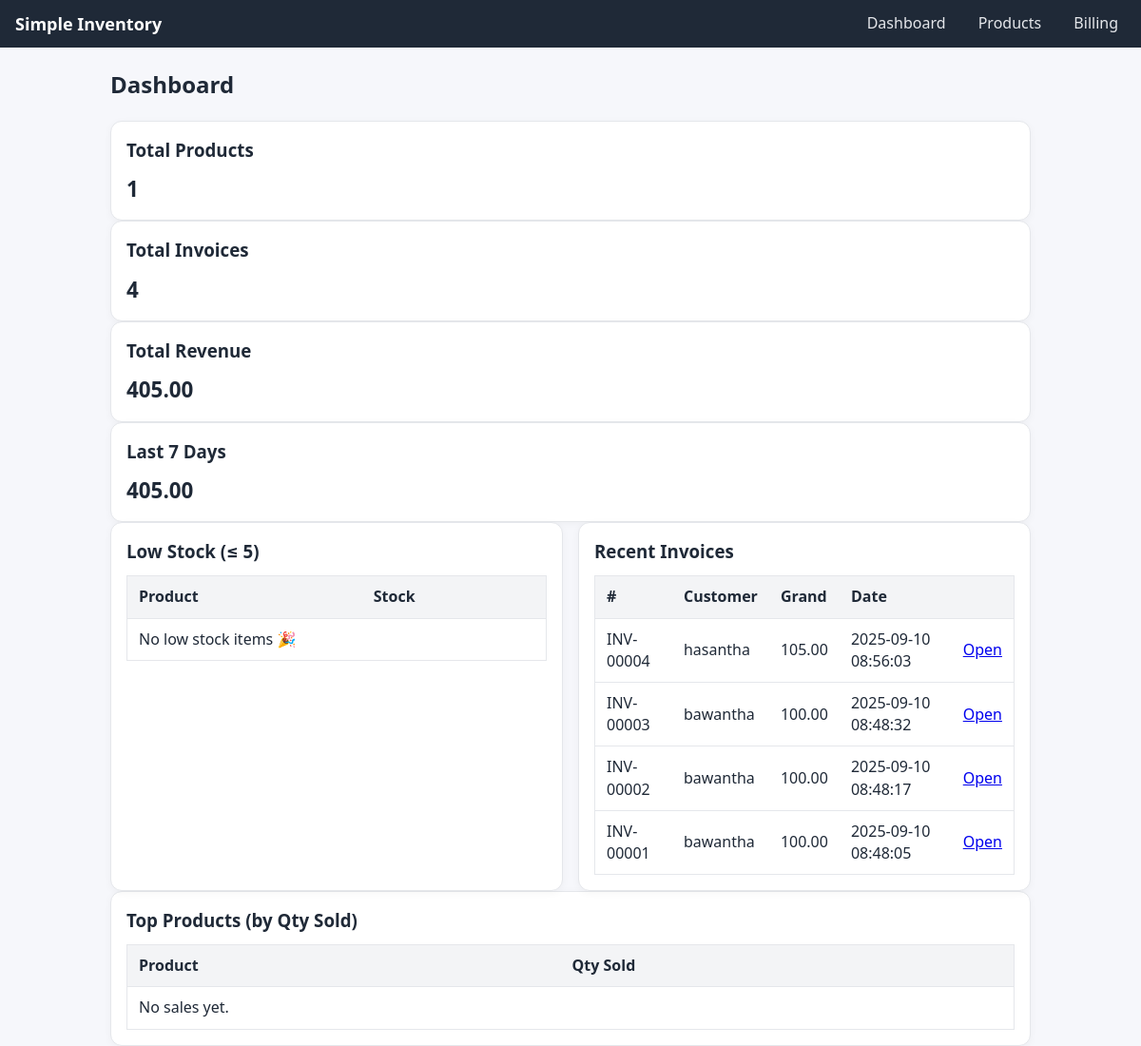
The page / on the database its author committed.
### tables this page shows
CREATE TABLE invoices(
            id INTEGER PRIMARY KEY AUTOINCREMENT,
            number TEXT UNIQUE,
            customer_name TEXT,
            total REAL DEFAULT 0,
            tax REAL DEFAULT 0,
            discount REAL DEFAULT 0,
            grand_total REAL DEFAULT 0,
            created_at TEXT DEFAULT (datetime('now'))
        );

### app.py (the view)
@app.route("/")
def index():
    with get_db() as db:
        product_count = db.execute("SELECT COUNT(*) c FROM products").fetchone()["c"]
        invoice_count = db.execute("SELECT COUNT(*) c FROM invoices").fetchone()["c"]
        revenue = db.execute("SELECT COALESCE(SUM(grand_total),0) rev FROM invoices").fetchone()["rev"]
        last7 = db.execute("""
            SELECT COALESCE(SUM(grand_total),0) rev7
            FROM invoices
            WHERE datetime(created_at) >= datetime('now','-7 days')
        """).fetchone()["rev7"]
        low_stock = db.execute("""
            SELECT id, name, stock
            FROM products
            WHERE stock <= 5
            ORDER BY stock ASC, name ASC
            LIMIT 10
        """).fetchall()
        recent_invoices = db.execute("""
            SELECT id, number, customer_name, grand_total, created_at
            FROM invoices
            ORDER BY id DESC
            LIMIT 5
        """).fetchall()
        top_products = db.execute("""
            SELECT p.name, SUM(ii.qty) AS qty_sold
            FROM invoice_items ii
            JOIN products p ON p.id = ii.product_id
            GROUP BY ii.product_id
            ORDER BY qty_sold DESC
            LIMIT 5
        """).fetchall()
    return render_template(
        "index.html",
        product_count=product_count,
        invoice_count=invoice_count,
        revenue=revenue,
        last7=last7,
        low_stock=low_stock,
        recent_invoices=recent_invoices,
        top_products=top_products
    )

### app.py (called while the page is built)
def get_db():
    conn = sqlite3.connect(DB)
    conn.row_factory = sqlite3.Row
    return conn

### templates/index.html
{% extends "base.html" %}
{% block content %}
<h2>Dashboard</h2>
<div class="cards">
  <div class="card"><h3>Total Products</h3><p>{{ product_count }}</p></div>
  <div class="card"><h3>Total Invoices</h3><p>{{ invoice_count }}</p></div>
  <div class="card"><h3>Total Revenue</h3><p>{{ '%.2f'|format(revenue or 0) }}</p></div>
  <div class="card"><h3>Last 7 Days</h3><p>{{ '%.2f'|format(last7 or 0) }}</p></div>
</div>
<div class="grid2">
  <div class="card">
    <h3>Low Stock (≤ 5)</h3>
    <table class="table">
      <thead><tr><th>Product</th><th>Stock</th></tr></thead>
      <tbody>
        {% for i in low_stock %}
          <tr><td>{{ i.name }}</td><td>{{ i.stock }}</td></tr>
        {% else %}
          <tr><td colspan="2">No low stock items 🎉</td></tr>
        {% endfor %}
      </tbody>
    </table>
  </div>
  <div class="card">
    <h3>Recent Invoices</h3>
    <table class="table">
      <thead><tr><th>#</th><th>Customer</th><th>Grand</th><th>Date</th><th></th></tr></thead>
      <tbody>
        {% for inv in recent_invoices %}
          <tr>
            <td>{{ inv.number }}</td>
            <td>{{ inv.customer_name }}</td>
            <td>{{ '%.2f'|format(inv.grand_total or 0) }}</td>
            <td>{{ inv.created_at }}</td>
            <td><a href="{{ url_for('view_invoice', invoice_id=inv.id) }}">Open</a></td>
          </tr>
        {% else %}
          <tr><td colspan="5">No invoices yet.</td></tr>
        {% endfor %}
      </tbody>
    </table>
  </div>
</div>
<div class="card">
  <h3>Top Products (by Qty Sold)</h3>
  <table class="table">
    <thead><tr><th>Product</th><th>Qty Sold</th></tr></thead>
    <tbody>
      {% for tp in top_products %}
        <tr><td>{{ tp.name }}</td><td>{{ tp.qty_sold }}</td></tr>
      {% else %}
        <tr><td colspan="2">No sales yet.</td></tr>
      {% endfor %}
    </tbody>
  </table>
</div>
{% endblock %}

### static/style.css (style rules this page uses)
* { box-sizing:border-box }
body { margin:0;font-family:system-ui,Arial,sans-serif;background:#f6f7fb;color:#1f2937;line-height:1.45 }
.card { background:#fff;border:1px solid #e5e7eb;border-radius:12px;padding:16px;box-shadow:0 2px 8px rgba(0,0,0,.04) }
.table { width:100%;border-collapse:collapse;background:#fff;border:1px solid #e5e7eb }
.table th,.table td { padding:10px 12px;border-bottom:1px solid #e5e7eb }
.table th { background:#f3f4f6;text-align:left }
.grid2 { display:grid; grid-template-columns:repeat(auto-fit,minmax(300px,1fr)); gap:16px; }
.cards .card p { font-size:1.4rem;font-weight:700;margin:6px 0 0 }
* { box-sizing: border-box; }
:root { --bg: #f6f7fb; --text: #1f2937; --muted: #6b7280; --card: #ffffff; --border: #e5e7eb; --primary: #2563eb; --primary-600: #1d4ed8; --danger: #dc2626; --danger-600: #b91c1c; }
html, body { height: 100%; }
body { margin: 0; font-family: system-ui, -apple-system, Segoe UI, Roboto, Arial, sans-serif; background: var(--bg); color: var(--text); line-height: 1.45; }
.grid, .grid2 { display: grid; gap: 16px; }
.grid2 { grid-template-columns: repeat(auto-fit, minmax(320px, 1fr)); }
.card { background: var(--card); border: 1px solid var(--border); border-radius: 12px; padding: 16px; box-shadow: 0 2px 8px rgba(0,0,0,.04); }
.card h3 { margin: 0 0 12px; }
.table { width: 100%; border-collapse: collapse; background: var(--card); border: 1px solid var(--border); }
.table th, .table td { padding: 10px 12px; border-bottom: 1px solid var(--border); vertical-align: middle; }
.table th { text-align: left; background: #f3f4f6; font-weight: 600; }

### rows shown on the page
invoices: number "INV-00004", customer_name "hasantha", grand_total "105.00", created_at "2025-09-10 08:56:03"
invoices: number "INV-00003", customer_name "bawantha", grand_total "100.00", created_at "2025-09-10 08:48:32"
invoices: number "INV-00002", customer_name "bawantha", grand_total "100.00", created_at "2025-09-10 08:48:17"
invoices: number "INV-00001", customer_name "bawantha", grand_total "100.00", created_at "2025-09-10 08:48:05"

### other values the page prints
{{ product_count }} "1"
{{ invoice_count }} "4"
{{ '%.2f'|format(revenue or 0) }} "405.00"
{{ '%.2f'|format(last7 or 0) }} "405.00"
